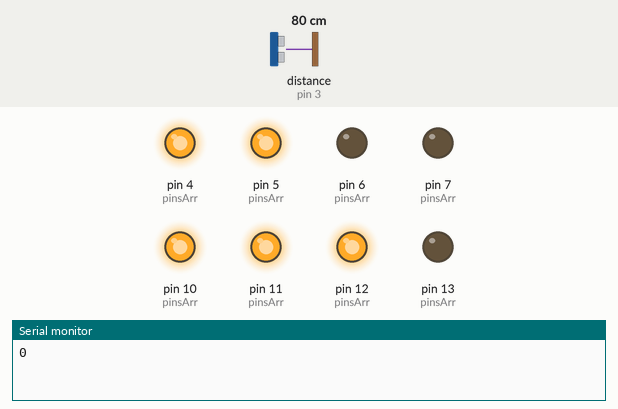
A sketch run on a simulated Arduino Uno, built with avr-gcc and run on an emulated ATmega328P. Shown: output pins drawn as LEDs (lit = HIGH), the last lines printed to the serial monitor. Inputs (shaded band) come from the test bench; at power-on: distance to the obstacle (sensor on pin 3) 80 cm. The echo pulse lasts 58.3 µs per cm.

Above: at 0.12 s.
At 2.39 s:
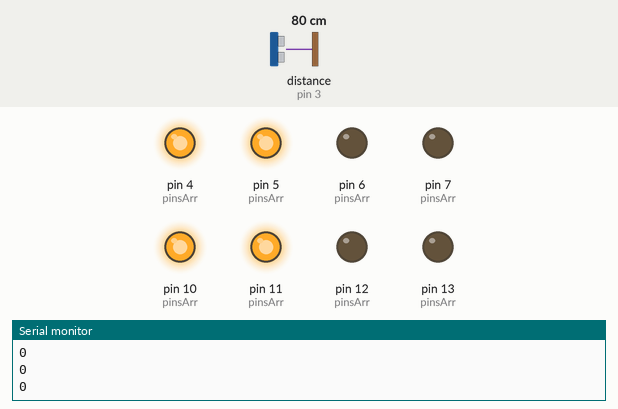
Timing chart, 0 to 3.0 s (numbered marks = the images above):
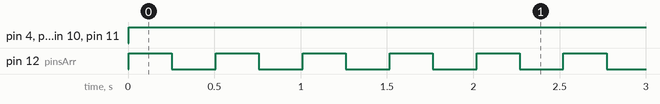

The sketch:

parkingAppDisplay.ino
```cpp
//https://aps-parking-board-default-rtdb.firebaseio.com/
//AIzaSyDD2W1GP6eASpE6Rno_8mw5ZJ1Qb7R0bpU - api key

#include <NewPing.h>
const int triggerP = 2;
const int echoP = 3;
int distanceSense;

NewPing sonar(triggerP, echoP, 50);

//arrays===============================================================
int pinsArr[2][4] = {
  {7, 6, 5, 4},
  {13, 12, 11, 10}
};

bool configArr[2][4] = {
  {false, false, true, true},
  {false, true, true, true}
};

//helper methods====================================================================================
//helper method to toggle pin using boolean
void togPin(int pinNum, bool on){
  if(on){
    digitalWrite(pinNum, HIGH);
  } else {
    digitalWrite(pinNum, LOW);
  }
}

//sets all pins to either off or on
void setAllPins(bool on){
  for(int r = 0; r<2; r++){
    for(int c = 0; c<4; c++){
      togPin(pinsArr[r][c], on);
    }
  }
}

//double for loop to go through pinsArr to set it to the configuration in configArr
void updateLot(){
  for(int r = 0; r<2; r++){
    for(int c = 0; c<4; c++){
      togPin(pinsArr[r][c], configArr[r][c]);
    }
  }
}

int getClosestLot(){
  double minDistance = 100;
  double distSq;
  int minR, minC;

  for(int r = 0; r<2; r++){
    for(int c = 0; c<4; c++){
      if(configArr[r][c]){
        distSq = (r-1)*(r-1)+(c)*(c);
        if(distSq<minDistance){
          minDistance = distSq;
          minR = r;
          minC = c;
        }
      }
    }
  }

  return pinsArr[minR][minC];
}

//MAIN=========================================================================
void setup() {
  Serial.begin(9600);

  // put your setup code here, to run once:
  pinMode(13, OUTPUT);
  pinMode(12, OUTPUT);
  pinMode(11, OUTPUT);
  pinMode(10, OUTPUT);
  pinMode(7, OUTPUT);
  pinMode(6, OUTPUT);
  pinMode(5, OUTPUT);
  pinMode(4, OUTPUT);

}

void loop() {
  distanceSense = sonar.ping_cm();
  Serial.println(distanceSense);

  if(distanceSense > 1 && distanceSense < 5){
    updateLot();
  } else {
    //setAllPins(false);
    updateLot();
  }

  delay(250);
  togPin(getClosestLot(), false);
  delay(250);

}
```

Measured:
- by itself, pin 4 (pinsArr), pin 5 (pinsArr), pin 10 (pinsArr), pin 11 (pinsArr): LOW → HIGH at 0.00 s
- by itself, pin 12 (pinsArr): alternates HIGH for 0.25 s and LOW for 0.25 s
